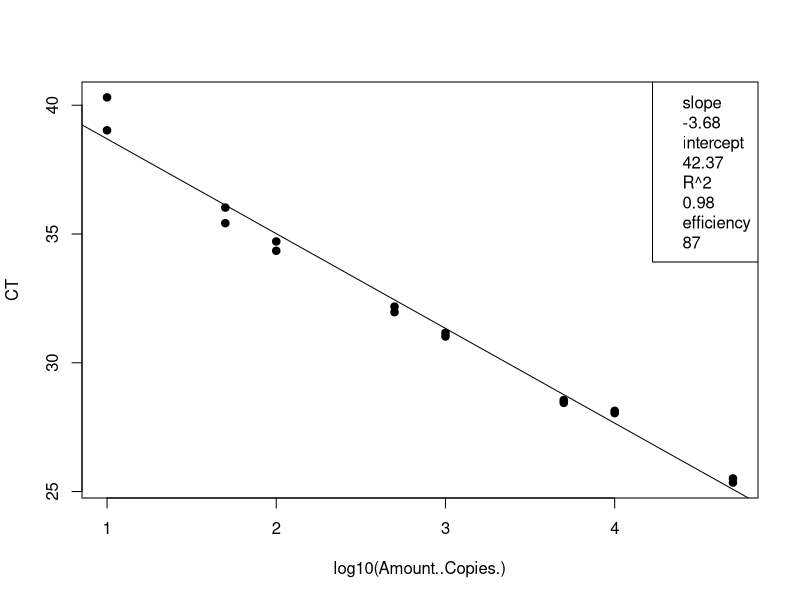
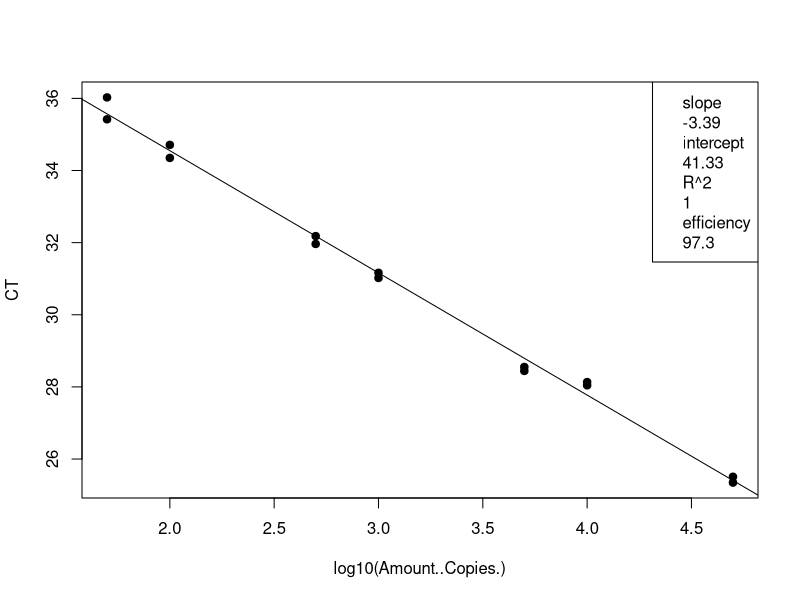
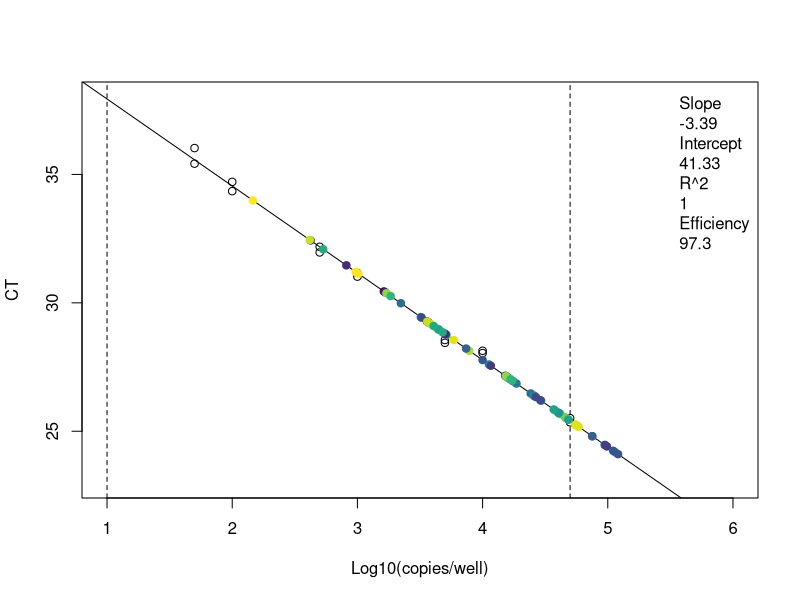
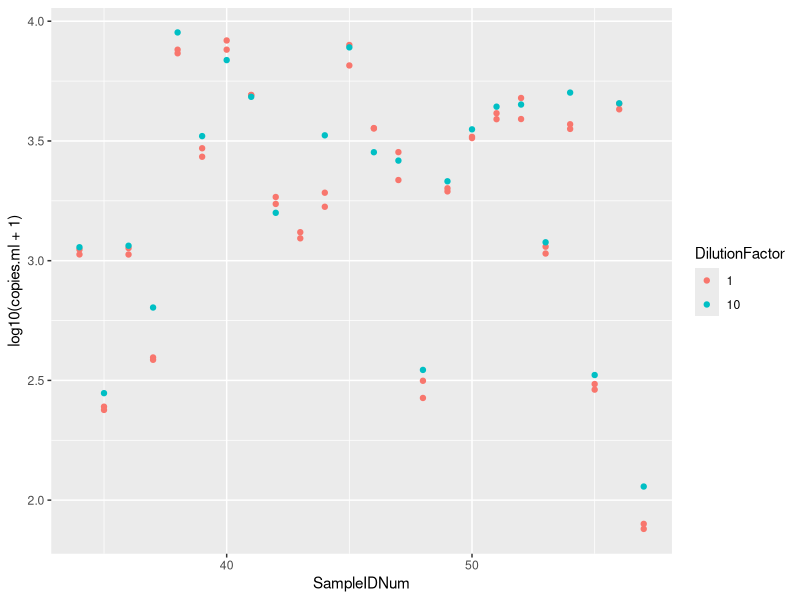

R code for these plots, in order:
## ---- chunk 1
knitr::opts_chunk$set(echo = TRUE)

## ---- chunk 2
# clear the workspace
rm(list=ls())

# load the data (note data file must be in this repository)
data <- read.csv("Plate2_GenBac_qPCRConversion.csv")
## ---- chunk 3
# linear regression of standard curve
standards = subset(data, Name == "STANDARD")
standardCurve <- lm(CT ~ log10(Amount..Copies.), data = standards)

# save the line info
standard_slope = standardCurve$coefficients[2]
standard_intercept = standardCurve$coefficients[1]
R2 = summary(standardCurve)$r.squared
efficiency =  (10^(-1/standardCurve$coefficients[2])-1)*100

# plot standards and best fit line
standardCurvePlot <- plot(CT ~ log10(Amount..Copies.), data = standards, pch=19) 
abline(coef(standardCurve)) 
legend("topright", legend = c(paste= "slope", round(standard_slope, 2), paste= "intercept", round(standard_intercept, 2), paste= "R^2", round(R2, 2), paste = "efficiency", round(efficiency, 1)))
## ---- chunk 4
standards = standards[-c(15,16),]
standardCurve <- lm(CT ~ log10(Amount..Copies.), data = standards)

# save the line info
standard_slope = standardCurve$coefficients[2]
standard_intercept = standardCurve$coefficients[1]
R2 = summary(standardCurve)$r.squared
efficiency =  (10^(-1/standardCurve$coefficients[2])-1)*100

# plot standards and best fit line
standardCurvePlot <- plot(CT ~ log10(Amount..Copies.), data = standards, pch=19) 
abline(coef(standardCurve)) 
legend("topright", legend = c(paste= "slope", round(standard_slope, 2), paste= "intercept", round(standard_intercept, 2), paste= "R^2", round(R2, 2), paste = "efficiency", round(efficiency, 1)))
## ---- chunk 5
# data set of unknowns including info on standard curve
unknowns = subset(data, Name == "UNKNOWN")

# add new columns to the data table
unknowns$plate_num = 2 # note:change to the actual plate number
unknowns$standard_slope = standard_slope
unknowns$standard_intercept = standard_intercept
unknowns$R2 = R2
unknowns$efficiency = efficiency
  
# add a new column that interpolates copies/well from Ct for the unknowns
unknowns$log.copies.well = (unknowns$CT - standard_intercept)/standard_slope
unknowns$copies.well = 10^unknowns$log.copies.well

# copies/ul extract accounting for dilution factor
vol.well = 3 # note:change to qPCR template volume in ul
unknowns$vol.well = vol.well
unknowns$copies.ul = ((unknowns$copies.well/vol.well)*unknowns$DilutionFactor)

# copies/extraction
vol.elution = 110 #note:change to DNA extraction elution volume in ul
unknowns$vol.elution = vol.elution
unknowns$copies.extraction = (unknowns$copies.ul*vol.elution)

# copies/ml #Volume is volume of sample filtered in mL
unknowns$copies.ml = (unknowns$copies.extraction/unknowns$Volume)
## ---- chunk 6
# set up the color palette
library(viridis)
unknowns$SampleIDNum = as.factor(as.character(unknowns$SampleIDNum)) # change to factor for colors
Colors = viridis(n=nlevels(unknowns$SampleIDNum)) # set the color levels to call on later

# check the range and adjust the limits in plot
range(unknowns$CT, na.rm=T) # y limits
range(unknowns$log.copies.well, na.rm =T) # x limits

# plot the standard curve again
standardCurvePlot <- plot(CT ~ log10(Amount..Copies.), data = standards,
                          xlim = c(1,6), ylim = c(23,38),
                          xlab = "Log10(copies/well)",
                          ylab = "CT") 

# add boundaries and standard line
abline(v=log10(10), lty=2)
abline(v=log10(50000), lty=2)
abline(coef(standardCurve)) 

# add the sample data
standardCurvePlot <- points(CT ~ log.copies.well, data = unknowns, pch=19, 
                            col = Colors[unknowns$SampleIDNum])
legend("topright", inset = 0.002, box.lty=0, legend=c(paste= "Slope", round(standardCurve$coefficients[2], 2), 
                                                      paste= "Intercept", round(standardCurve$coefficients[1], 2), 
                                                      paste= "R^2", round(summary(standardCurve)$r.squared, 2),
                                                      paste = "Efficiency", round((10^(-1/standardCurve$coefficients[2])-1)*100, 1)))

## ---- chunk 7
# make a plot that compares the diluted to undiluted replicates for each sample including dilution factor
library("ggplot2")
unknowns$SampleIDNum <- as.numeric(as.character(unknowns$SampleIDNum)) # change to numeric
unknowns$DilutionFactor <- as.factor(as.character(unknowns$DilutionFactor)) # change to factor
qplot(SampleIDNum,log10(copies.ml+1), data=unknowns, col=DilutionFactor)
## ---- chunk 8
# write csv file
write.csv(unknowns, file = "Plate2_GenBac_ConvertedData.csv", row.names=FALSE, na="")

# average the replicates (if not strongly inhibited) and make a new file
library(dplyr)
data.average = unknowns %>% group_by(SampleIDNum) %>% summarise(copies.ml = mean(copies.ml, na.rm = T))
write.csv(data.average, file = "Plate2_GenBac_Averaged.csv", row.names=FALSE, na="")
